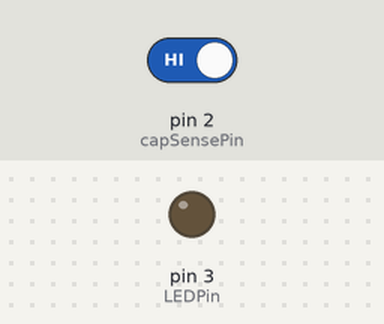
A sketch run on a simulated Arduino Uno, built with avr-gcc and run on an emulated ATmega328P. Parts: output pins drawn as LEDs (lit = HIGH). The inputs (shaded band) are chosen by the test bench; at power-on: pin 2 (capSensePin) HIGH.

Above: at 1.2 s.
1.3 s: pin 2 (capSensePin) driven LOW
At 2.2 s:
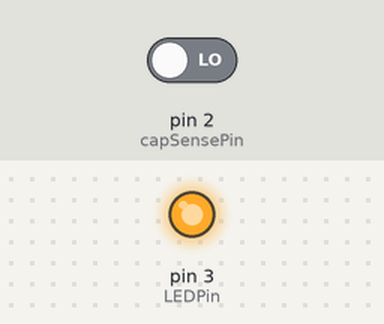
2.8 s: pin 2 (capSensePin) driven HIGH
At 3.2 s:
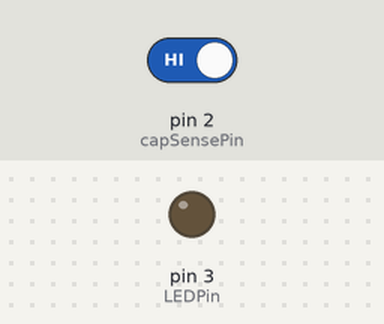
Timing chart, 0 to 5.8 s (numbered marks = the images above; inputs shaded):
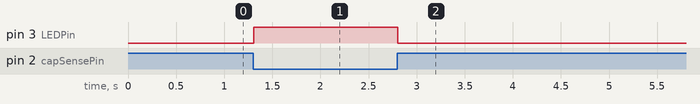

Measured:
- after the input at 1.3 s, pin 3 (LEDPin): LOW → HIGH at once
- after the input at 2.8 s, pin 3 (LEDPin): HIGH → LOW at once

The sketch:

touchsensor.ino
```cpp
/**
 * Capacitive touch example, adapted by Eva Snyder from
 * http://www.instructables.com/id/Turn-a-pencil-drawing-into-a-capacitive-sensor-for/
 **/
#include <CapacitiveSensor.h>
// Pin for the LED
int LEDPin = 3;

// Pin to connect to your conductive sensor
// (paperclip, conductive paint/fabric/thread, wire)
int capSensePin = 2;

// This is how high the sensor needs to read in order
//  to trigger a touch.  You'll find this number
//  by trial and error, or you could take readings at
//  the start of the program to dynamically calculate this.
// If this is not sensitive enough, try a resistor with more ohms.
int touchedCutoff = 1000;
CapacitiveSensor   cs_1_2 = CapacitiveSensor(1,capSensePin);        // 10M resistor between pins 1 & 2, pin 2 is sensor pin, add a wire and or foil if desired

void setup(){
  // Serial.begin(9600);
  // Set up the LED
  pinMode(LEDPin, OUTPUT);
  digitalWrite(LEDPin, LOW);
//  Serial.begin(9600);

  cs_1_2.set_CS_AutocaL_Millis(0xFFFFFFFF);     // turn off autocalibrate on channel 1 - just as an example
}

void loop(){
  // If the capacitive sensor reads above a certain threshold,
  //  turn on the LED
  long start = millis();
  long sensorValue =  cs_1_2.capacitiveSensor(30);
//  Serial.println(sensorValue);
  if (sensorValue > touchedCutoff) {
    digitalWrite(LEDPin, HIGH);
  }
  else {
    digitalWrite(LEDPin, LOW);
  }

  delay(10);
}
```
